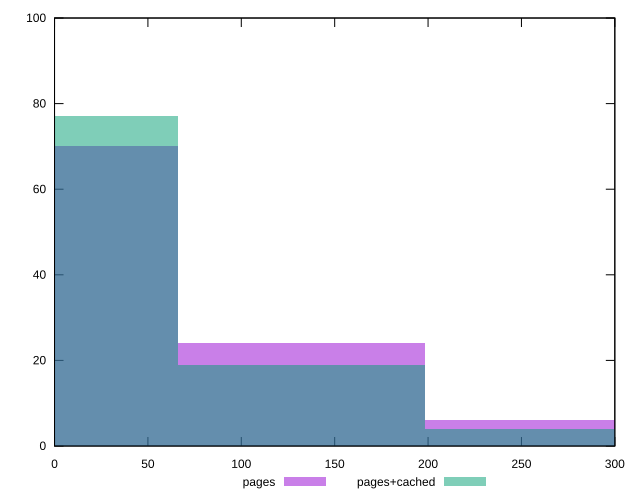

The script that saved this image:
reset

$pages <<EOF
0 70
132.35485476369578 24
264.70970952739157 6
EOF

$pagesCached <<EOF
0 77
132.35485476369578 19
264.70970952739157 4
EOF

set key outside below
set boxwidth 132.35485476369578
set xrange [0:300]
set yrange [0:100]
set trange [0:100]
set style fill transparent solid 0.5 noborder
set terminal svg size 640, 500 enhanced background rgb 'white'
set output "reprap/unminified-javascript/comparison/histogram/0_vs_1.svg"

plot $pages title "pages" with boxes, \
     $pagesCached title "pages+cached" with boxes

reset
